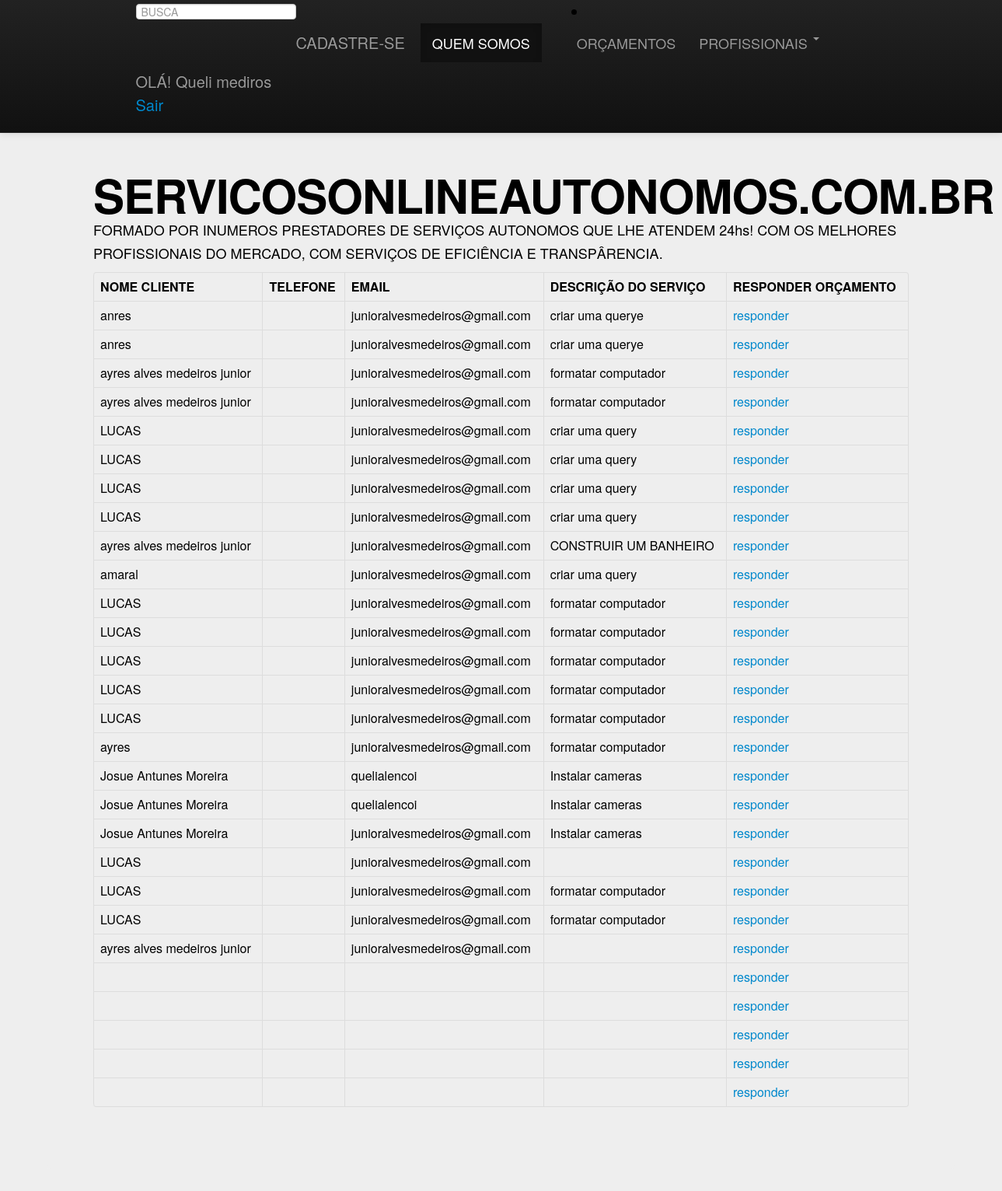
The page /src/paginas/solicitacao.php (signed in) on the database its author committed.
### tables this page shows
CREATE TABLE IF NOT EXISTS `SOLICITAR_ORCAMENTO` (
  `ID` int(11) NOT NULL,
  `NOME_CLIENTE` varchar(200) DEFAULT NULL,
  `TELEFONE_CLIENTE` varchar(100) DEFAULT NULL,
  `EMAIL` varchar(300) DEFAULT NULL,
  `DESCRICAO_SERVICO` varchar(300) DEFAULT NULL,
  `NOME_PROFISSIONAL` varchar(300) DEFAULT NULL,
  `CNPJ` varchar(100) DEFAULT NULL,
  `EMAIL_PROFISSIONAL` varchar(300) DEFAULT NULL,
  `AREA_ATUACAO` varchar(300) DEFAULT NULL
);

### src/paginas/solicitacao.php (the view, shortened to what this page needs)
<?php
 include_once("conexaobanco.php");
  $solicitacao=$_POST['solicitacao'];
?>
 <html>
 <head>
    <link href="css/bootstrap.min.css" rel="stylesheet"media="screen">
 <div class="navbar navbar-inverse navbar-fixed-top">
      <div class="navbar-inner">
        <div class="container">
		  <li align="center"><form method="POST"action="busca.php" class="navbar-search pull-left">
			  <input type="text" name="busca" placeholder="BUSCA">
				</form></li>
          <a class="brand" href="http://www.servicosonlineautonomos.com.br/cadastro.php">CADASTRE-SE</a>
          <div class="nav-collapse collapse">
            <ul class="nav">
              <li class="active"><a href="administrativo.php">QUEM SOMOS</a></li>
              <li><a href="#about"></a></li>
              <li><a href="http://www.servicosonlineautonomos.com.br/busca.php">ORÇAMENTOS</a></li>
              <li class="dropdown">
                <a href="#" class="dropdown-toggle" data-toggle="dropdown">PROFISSIONAIS <b class="caret"></b></a>
              </li>
            </ul>
             <p class="brand" class="text-uppercase">
                     <?php
                        if(!empty($_SESSION['EMAIL'])){
                        	echo "OLÁ!&nbsp".$_SESSION['NOME']."";
                        	echo "<br><a href='sair.php'>Sair</a>";
                        }else{
                        	$_SESSION['msg'] = "Área restrita";
                        	header("Location: index.php");
                        }
                        ?>
          </div>
        </div>
      </div>
    </div>
 </head><br><br>
 <body class="hero-unit">
      <div class="hero-unit">
         <br>
         <h1>SERVICOSONLINEAUTONOMOS.COM.BR</h1>
         <p>FORMADO POR INUMEROS PRESTADORES DE SERVIÇOS  AUTONOMOS QUE LHE ATENDEM 24hs! COM OS MELHORES PROFISSIONAIS DO MERCADO, COM SERVIÇOS DE EFICIÊNCIA  E TRANSPÂRENCIA.</p>
         <table class="table table-bordered">
         <tr>
            <th>NOME CLIENTE</th>
            <th>TELEFONE</th>
            <th>EMAIL</th>
            <th>DESCRIÇÃO DO SERVIÇO</th>
            <th>RESPONDER ORÇAMENTO</th>
         </tr>
      <?php
         $sql = "SELECT * FROM SOLICITAR_ORCAMENTO WHERE NOME_CLIENTE LIKE '%$solicitacao%'";
         $resultado = mysqli_query($con,$sql) or die("Erro ao retornar dados");
         while ($registro = mysqli_fetch_array($resultado))
         {
           $nome = $registro['NOME_CLIENTE'];
           $telefone= $registro['TELEFONE'];
           $email= $registro['EMAIL'];
           $descricao = $registro['DESCRICAO_SERVICO'];
           echo "<tr>";
           echo "<td>".$nome."</td>";
           echo "<td>".$telefone."</td>";
           echo "<td>".$email."</td>";
            echo "<td>".$descricao."</td>";
            echo "<td><a  href='responder.php?nome_cliente=$nome&telefone=$telefone&email_cliente=$email&descricao=$descricao'>responder</a></td>";
           echo "</tr>";
         }
         echo "</table>";
         ?>
         </div>

### rows shown on the page
solicitar_orcamento: NOME_CLIENTE "anres", EMAIL "junioralvesmedeiros@gmail.com", DESCRICAO_SERVICO "criar uma querye"
solicitar_orcamento: NOME_CLIENTE "anres", EMAIL "junioralvesmedeiros@gmail.com", DESCRICAO_SERVICO "criar uma querye"
solicitar_orcamento: NOME_CLIENTE "ayres alves medeiros junior", EMAIL "junioralvesmedeiros@gmail.com", DESCRICAO_SERVICO "formatar computador"
solicitar_orcamento: NOME_CLIENTE "ayres alves medeiros junior", EMAIL "junioralvesmedeiros@gmail.com", DESCRICAO_SERVICO "formatar computador"
solicitar_orcamento: NOME_CLIENTE "LUCAS", EMAIL "junioralvesmedeiros@gmail.com", DESCRICAO_SERVICO "criar uma query"
solicitar_orcamento: NOME_CLIENTE "LUCAS", EMAIL "junioralvesmedeiros@gmail.com", DESCRICAO_SERVICO "criar uma query"
solicitar_orcamento: NOME_CLIENTE "LUCAS", EMAIL "junioralvesmedeiros@gmail.com", DESCRICAO_SERVICO "criar uma query"
solicitar_orcamento: NOME_CLIENTE "LUCAS", EMAIL "junioralvesmedeiros@gmail.com", DESCRICAO_SERVICO "criar uma query"
solicitar_orcamento: NOME_CLIENTE "ayres alves medeiros junior", EMAIL "junioralvesmedeiros@gmail.com", DESCRICAO_SERVICO "CONSTRUIR UM BANHEIRO"
solicitar_orcamento: NOME_CLIENTE "amaral", EMAIL "junioralvesmedeiros@gmail.com", DESCRICAO_SERVICO "criar uma query"
solicitar_orcamento: NOME_CLIENTE "LUCAS", EMAIL "junioralvesmedeiros@gmail.com", DESCRICAO_SERVICO "formatar computador"
solicitar_orcamento: NOME_CLIENTE "LUCAS", EMAIL "junioralvesmedeiros@gmail.com", DESCRICAO_SERVICO "formatar computador"
solicitar_orcamento: NOME_CLIENTE "LUCAS", EMAIL "junioralvesmedeiros@gmail.com", DESCRICAO_SERVICO "formatar computador"
solicitar_orcamento: NOME_CLIENTE "LUCAS", EMAIL "junioralvesmedeiros@gmail.com", DESCRICAO_SERVICO "formatar computador"
solicitar_orcamento: NOME_CLIENTE "LUCAS", EMAIL "junioralvesmedeiros@gmail.com", DESCRICAO_SERVICO "formatar computador"
solicitar_orcamento: NOME_CLIENTE "ayres", EMAIL "junioralvesmedeiros@gmail.com", DESCRICAO_SERVICO "formatar computador"
solicitar_orcamento: NOME_CLIENTE "Josue Antunes Moreira", EMAIL "quelialencoi", DESCRICAO_SERVICO "Instalar cameras"
solicitar_orcamento: NOME_CLIENTE "Josue Antunes Moreira", EMAIL "quelialencoi", DESCRICAO_SERVICO "Instalar cameras"
solicitar_orcamento: NOME_CLIENTE "Josue Antunes Moreira", EMAIL "junioralvesmedeiros@gmail.com", DESCRICAO_SERVICO "Instalar cameras"
solicitar_orcamento: NOME_CLIENTE "LUCAS", EMAIL "junioralvesmedeiros@gmail.com"
solicitar_orcamento: NOME_CLIENTE "LUCAS", EMAIL "junioralvesmedeiros@gmail.com", DESCRICAO_SERVICO "formatar computador"
solicitar_orcamento: NOME_CLIENTE "LUCAS", EMAIL "junioralvesmedeiros@gmail.com", DESCRICAO_SERVICO "formatar computador"
solicitar_orcamento: NOME_CLIENTE "ayres alves medeiros junior", EMAIL "junioralvesmedeiros@gmail.com"

### other values the page prints
$_SESSION['NOME'] "Queli mediros"
